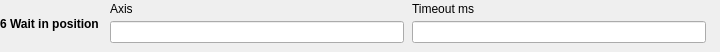
  <widget class="caFrame" name="editActionFrame6">
   <property name="geometry"><rect><x>180</x><y>578</y><width>720</width><height>52</height></rect></property>
   <property name="visibility"><enum>caFrame::Calc</enum></property>
   <property name="visibilityCalc"><string notr="true">A==6</string></property>
   <property name="channel" stdset="0"><string notr="true">$(SEQ_PFX)Edit-Action</string></property>
   <widget class="caLabel" name="editActionName6">
    <property name="geometry"><rect><x>0</x><y>2</y><width>105</width><height>43</height></rect></property>
    <property name="font"><font><bold>true</bold></font></property>
    <property name="wordWrap"><bool>true</bool></property>
    <property name="text"><string>6 Wait in position</string></property>
   </widget>
   <widget class="caLabel" name="editAxisLabelA6_0"><property name="geometry"><rect><x>110</x><y>0</y><width>294</width><height>18</height></rect></property><property name="text"><string>Axis</string></property></widget>
   <widget class="caTextEntry" name="editAxisA6_0"><property name="geometry"><rect><x>110</x><y>21</y><width>294</width><height>22</height></rect></property><property name="channel" stdset="0"><string notr="true">$(SEQ_PFX)Edit-Axis</string></property></widget>
   <widget class="caLabel" name="editTimeoutMsLabelA6_1"><property name="geometry"><rect><x>412</x><y>0</y><width>294</width><height>18</height></rect></property><property name="text"><string>Timeout ms</string></property></widget>
   <widget class="caTextEntry" name="editTimeoutMsA6_1"><property name="geometry"><rect><x>412</x><y>21</y><width>294</width><height>22</height></rect></property><property name="channel" stdset="0"><string notr="true">$(SEQ_PFX)Edit-TimeoutMs</string></property></widget>
  </widget>
